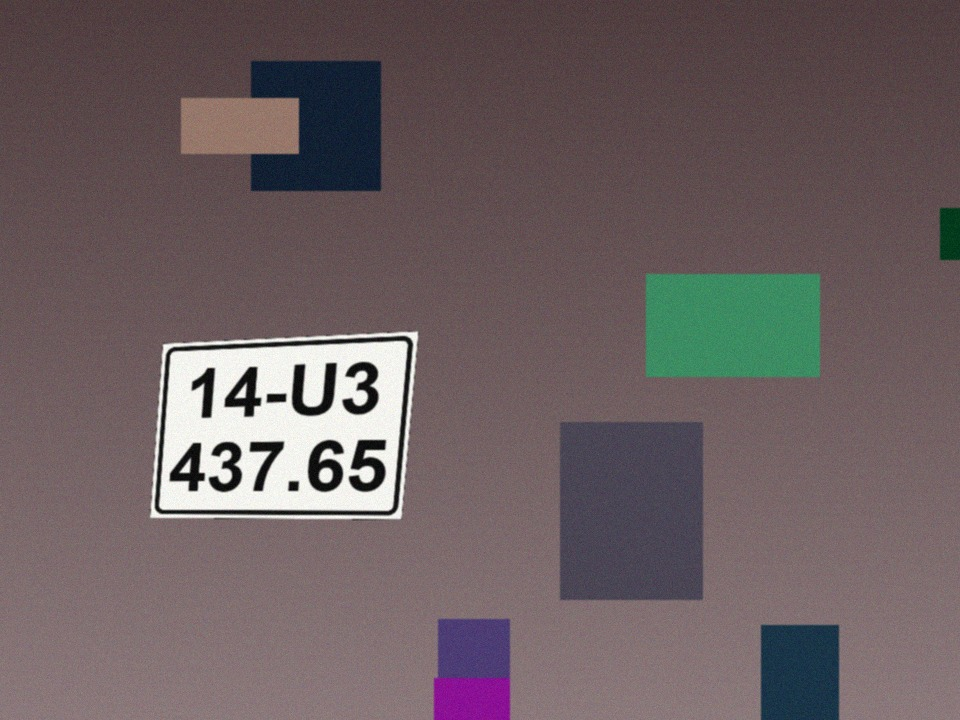
#> input picture samples/14U3_43765.jpg, 960 x 720 px
$ python -i preprocess.py   (imports and definitions only)
#> lines starting #> are read from the running program, lines starting #| are printed output that depends on the picture; after the words box and inside, x2 and y2 are one past the last pixel; in counts of white or black regions, pixels touching at a corner belong together
#> further down, picture is the input picture: shape (720, 960, 3); mean B, G, R 96.7, 94.8, 107.9
"""Bước 1 - Tiền xử lý ảnh đầu vào.

Chuỗi xử lý:
    ảnh màu -> ảnh xám -> tăng tương phản cục bộ (CLAHE) -> lọc song phương (bilateral)
            -> phát hiện biên Canny -> phép đóng hình thái học (nối các đoạn biên đứt)
            -> (song song) ngưỡng Otsu để tìm vùng sáng (nền biển số màu trắng)
"""

import cv2


def preprocess(img_bgr):
    gray = cv2.cvtColor(img_bgr, cv2.COLOR_BGR2GRAY)
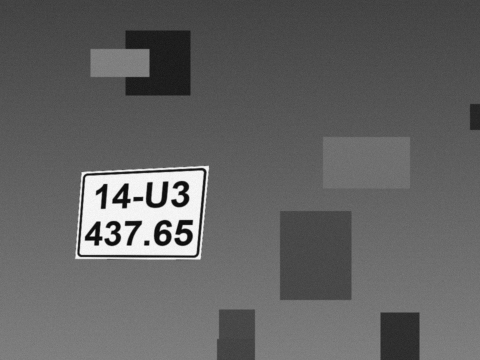
#> gray: shape (720, 960) (shown at 1/2 size); min 1, max 255, mean 98.9

    # CLAHE: cân bằng histogram thích nghi, giới hạn tương phản -> giảm ảnh hưởng của ánh sáng không đều
    clahe = cv2.createCLAHE(clipLimit=2.0, tileGridSize=(8, 8)).apply(gray)
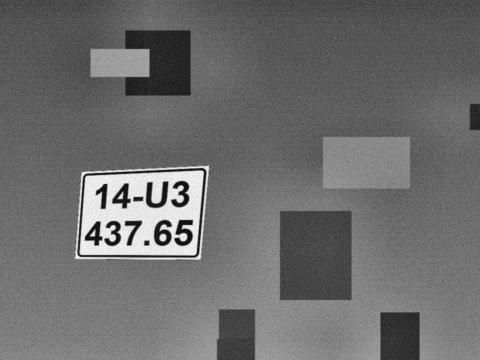
#> clahe: shape (720, 960) (shown at 1/2 size); min 1, max 255, mean 108.2

    # Lọc song phương: khử nhiễu nhưng vẫn giữ biên sắc nét (khác Gaussian làm nhoè biên)
    blur = cv2.bilateralFilter(clahe, d=11, sigmaColor=17, sigmaSpace=17)

    # Phát hiện biên Canny
    edges = cv2.Canny(blur, 30, 200)
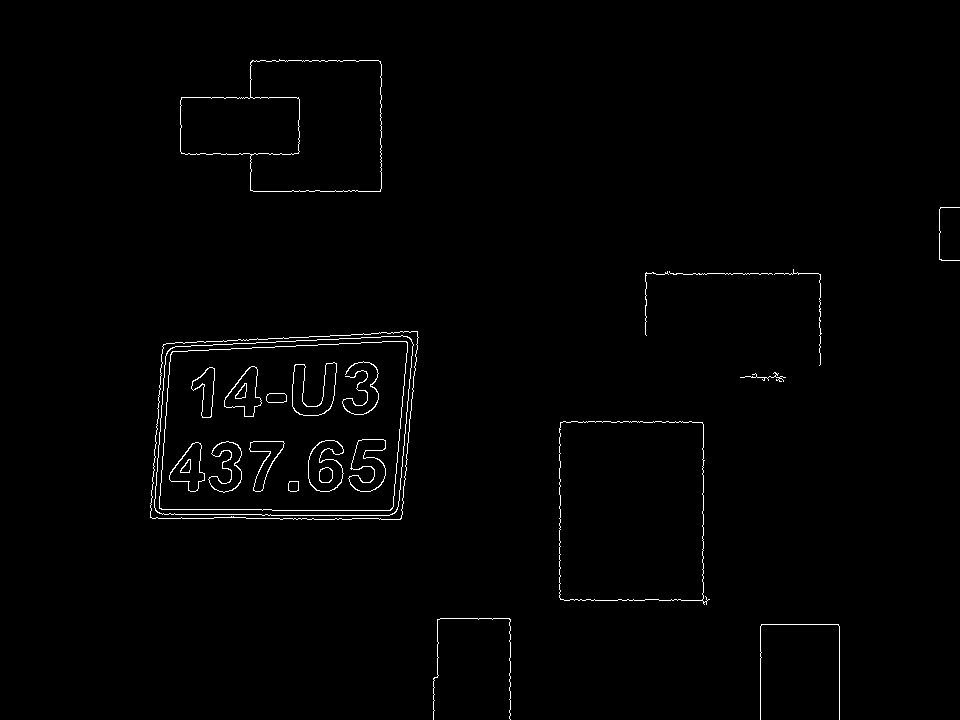
#> edges: shape (720, 960); 1% white in thin lines or dots, all inside (x1, y1, x2, y2) = (150, 59, 960, 720)

    # Phép đóng (dilate rồi erode) để nối các đoạn biên bị đứt của khung biển số
    kernel = cv2.getStructuringElement(cv2.MORPH_RECT, (3, 3))
    closed = cv2.morphologyEx(edges, cv2.MORPH_CLOSE, kernel, iterations=2)
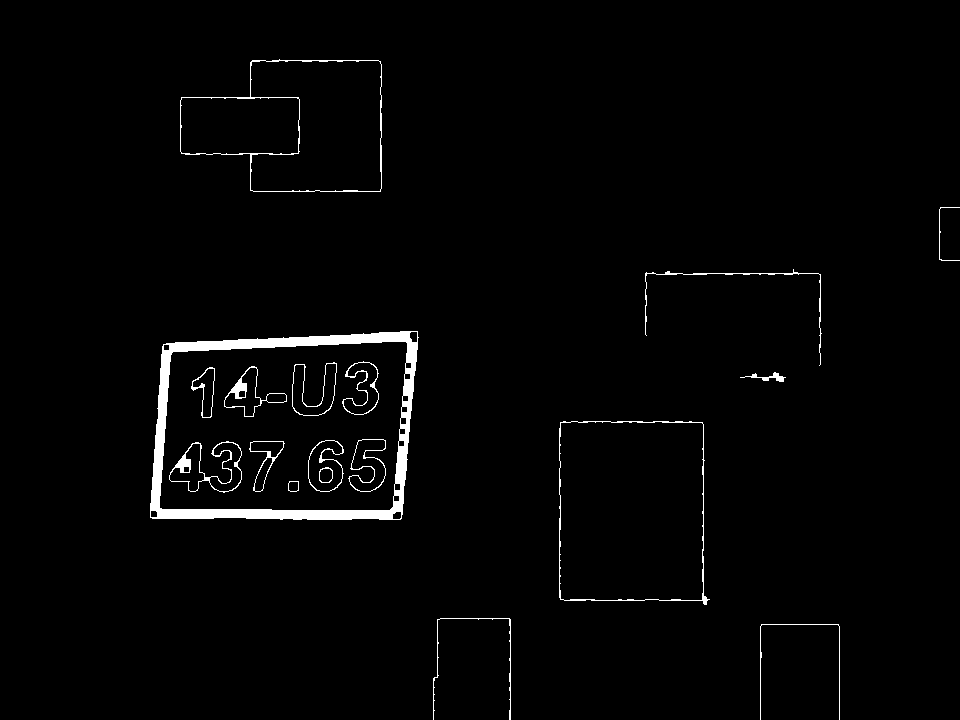
#> closed: shape (720, 960); 1.9% white; 18 white regions, largest, box (x1, y1, x2, y2) and area: (150, 331, 419, 520) 7739, (180, 59, 382, 192) 1017, (559, 421, 710, 605) 869

    # Vùng sáng: biển số xe máy VN thường nền trắng/vàng -> ngưỡng Otsu tách vùng sáng,
    # phép mở để tách vùng biển số khỏi các vùng sáng dính liền xung quanh
    _, bright = cv2.threshold(cv2.GaussianBlur(clahe, (5, 5), 0), 0, 255, cv2.THRESH_BINARY + cv2.THRESH_OTSU)
#> bright: shape (720, 960); 4.5% white; 39 white regions (34 under 20 px), largest, box (x1, y1, x2, y2) and area: (160, 342, 407, 510) 28096, (150, 332, 418, 519) 2803, (320, 468, 332, 482) 141, (237, 386, 246, 398) 58, (181, 461, 190, 472) 56
    bright = cv2.morphologyEx(bright, cv2.MORPH_OPEN, cv2.getStructuringElement(cv2.MORPH_RECT, (5, 5)))
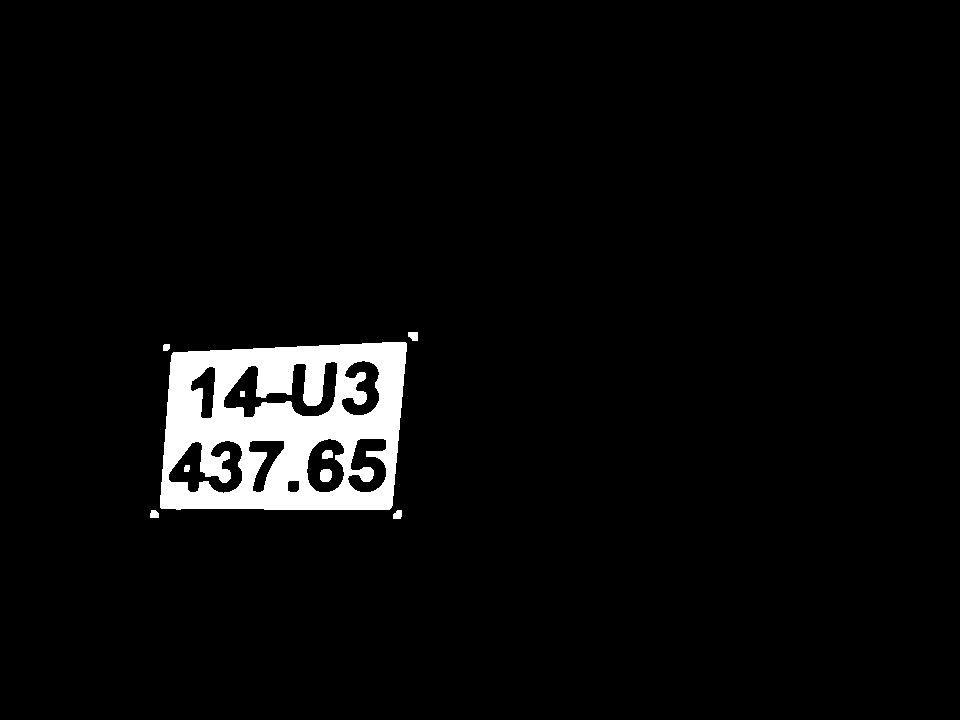
#> bright: shape (720, 960); 4.1% white; 9 white regions, largest, box (x1, y1, x2, y2) and area: (160, 342, 407, 510) 27893, (320, 469, 332, 482) 138, (322, 450, 333, 459) 86

    # Ngưỡng thích nghi cục bộ: phát hiện biển số trong bóng râm hoặc chênh sáng phức tạp
    adapt = cv2.adaptiveThreshold(blur, 255, cv2.ADAPTIVE_THRESH_GAUSSIAN_C, cv2.THRESH_BINARY, 51, -10)
#> adapt: shape (720, 960); 7.5% white; 2339 white regions (2315 under 20 px), largest, box (x1, y1, x2, y2) and area: (159, 341, 408, 511) 26593, (150, 331, 418, 520) 3596, (241, 48, 393, 203) 3212
    adapt = cv2.morphologyEx(adapt, cv2.MORPH_OPEN, cv2.getStructuringElement(cv2.MORPH_RECT, (3, 3)))
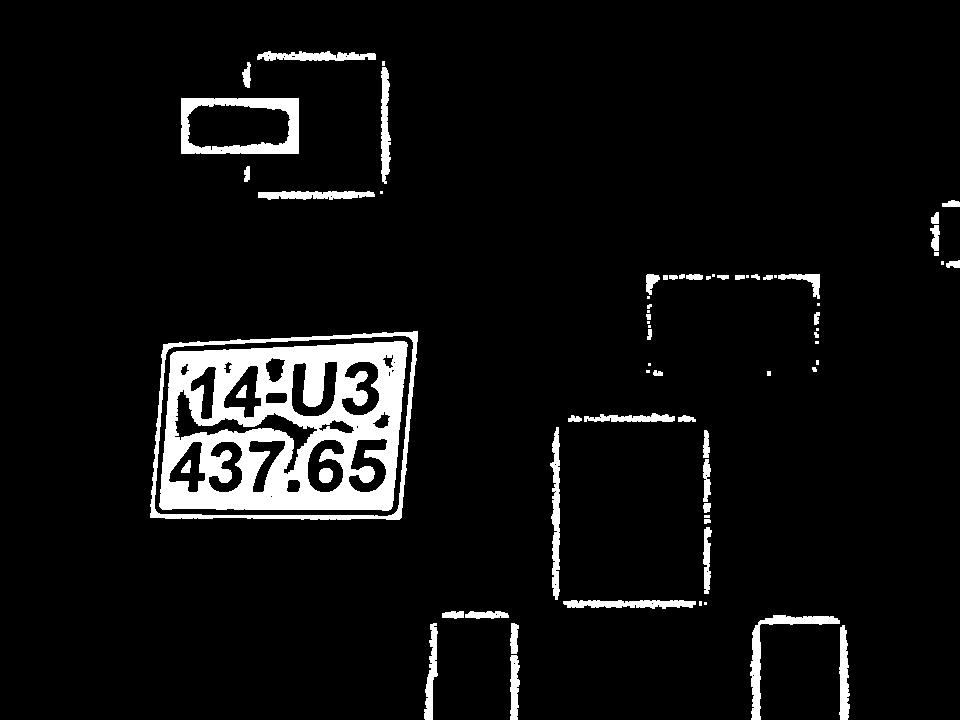
#> adapt: shape (720, 960); 6.5% white; 71 white regions (21 under 20 px), largest, box (x1, y1, x2, y2) and area: (159, 341, 408, 511) 25983, (150, 331, 418, 520) 3556, (181, 98, 299, 154) 2870

    return {
        "gray": gray,
        "clahe": clahe,
        "blur": blur,
        "edges": edges,
        "closed": closed,
        "bright": bright,
        "adapt": adapt,
    }

>>> import cv2
>>> picture = cv2.imread('../samples/14U3_43765.jpg')
>>> result = preprocess(picture)
#> result = 7 items

$ run again, on samples/17U7_56828.jpg
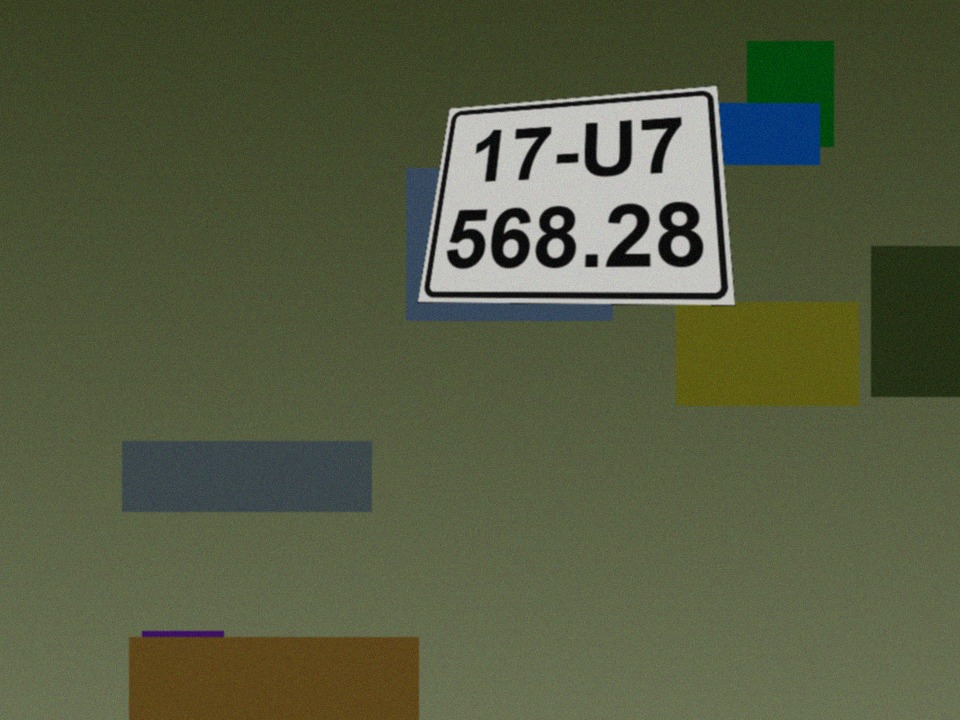
#> input picture samples/17U7_56828.jpg, 960 x 720 px
#> picture is the input picture: shape (720, 960, 3); mean B, G, R 65.5, 91.7, 85.4
#> in preprocess, `edges = cv2.Canny(blur, 30, 200)`:
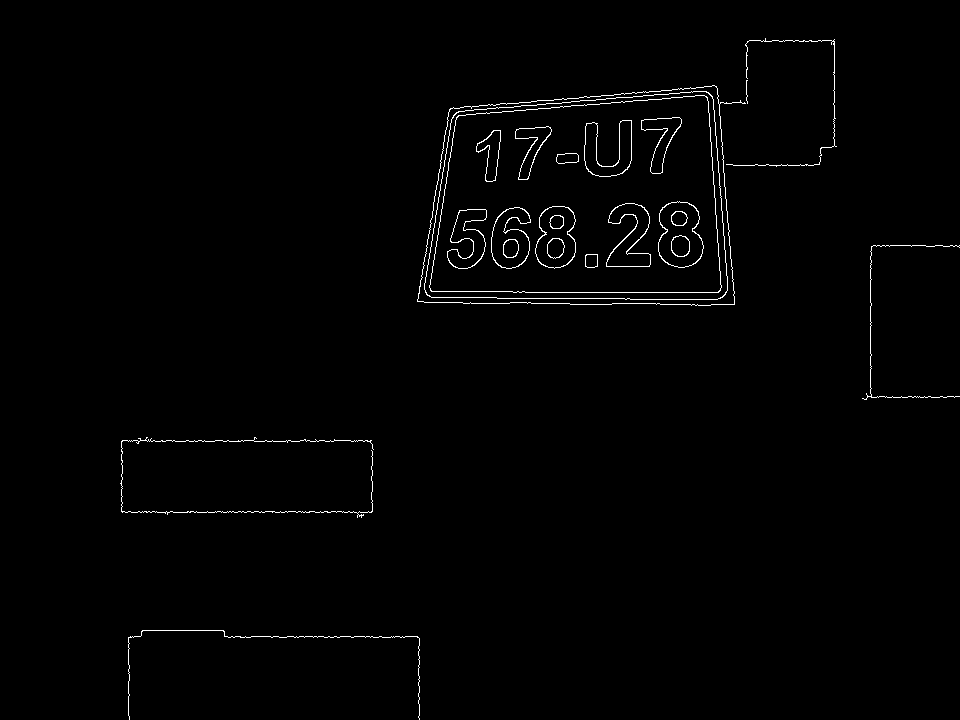
#> edges: shape (720, 960); 1.1% white in thin lines or dots, all inside (x1, y1, x2, y2) = (120, 38, 960, 720)
#> closed: shape (720, 960); 1.8% white; 20 white regions, largest, box (x1, y1, x2, y2) and area: (417, 38, 837, 306) 7892, (120, 437, 374, 518) 1000, (128, 630, 420, 720) 590
#> in preprocess, `adapt = cv2.morphologyEx(adapt, cv2.MORPH_OPEN, cv2.getStructuringElem..`:
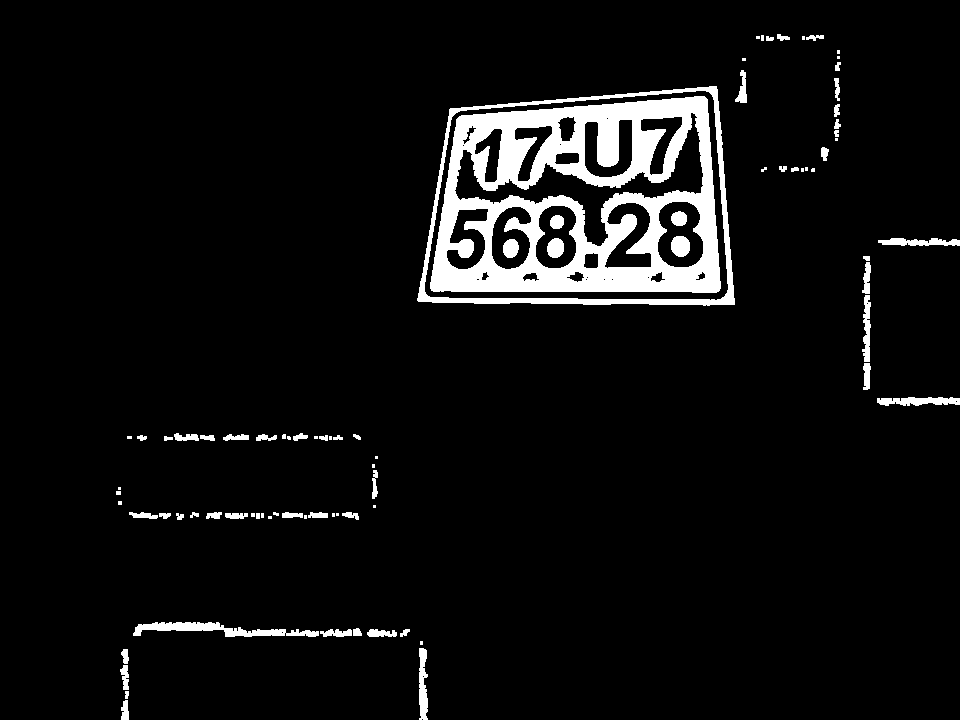
#> adapt: shape (720, 960); 6.2% white; 86 white regions (29 under 20 px), largest, box (x1, y1, x2, y2) and area: (430, 96, 721, 293) 29942, (417, 86, 735, 306) 4787, (133, 622, 319, 637) 1297
#> result = 7 items

$ run again, on samples/23U3_0992.jpg
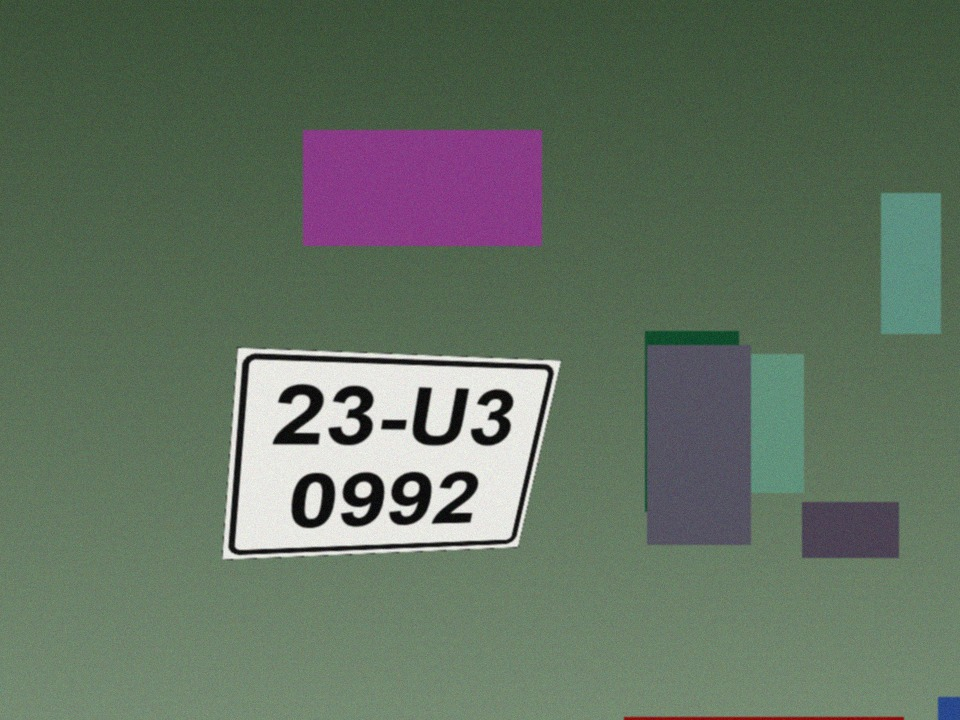
#> input picture samples/23U3_0992.jpg, 960 x 720 px
#> picture is the input picture: shape (720, 960, 3); mean B, G, R 96.6, 112.8, 98
#> in preprocess, `edges = cv2.Canny(blur, 30, 200)`:
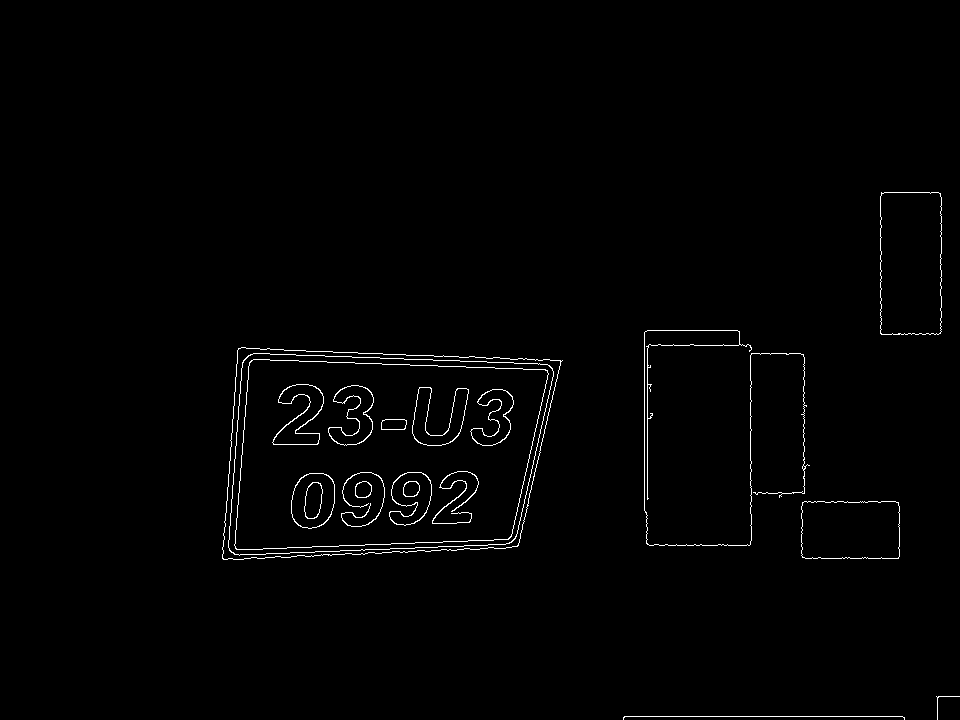
#> edges: shape (720, 960); 1.1% white in thin lines or dots, all inside (x1, y1, x2, y2) = (222, 192, 960, 720)
#> closed: shape (720, 960); 2% white; 18 white regions, largest, box (x1, y1, x2, y2) and area: (222, 347, 563, 560) 8053, (644, 330, 810, 546) 1765, (880, 192, 942, 335) 555
#> in preprocess, `adapt = cv2.morphologyEx(adapt, cv2.MORPH_OPEN, cv2.getStructuringElem..`:
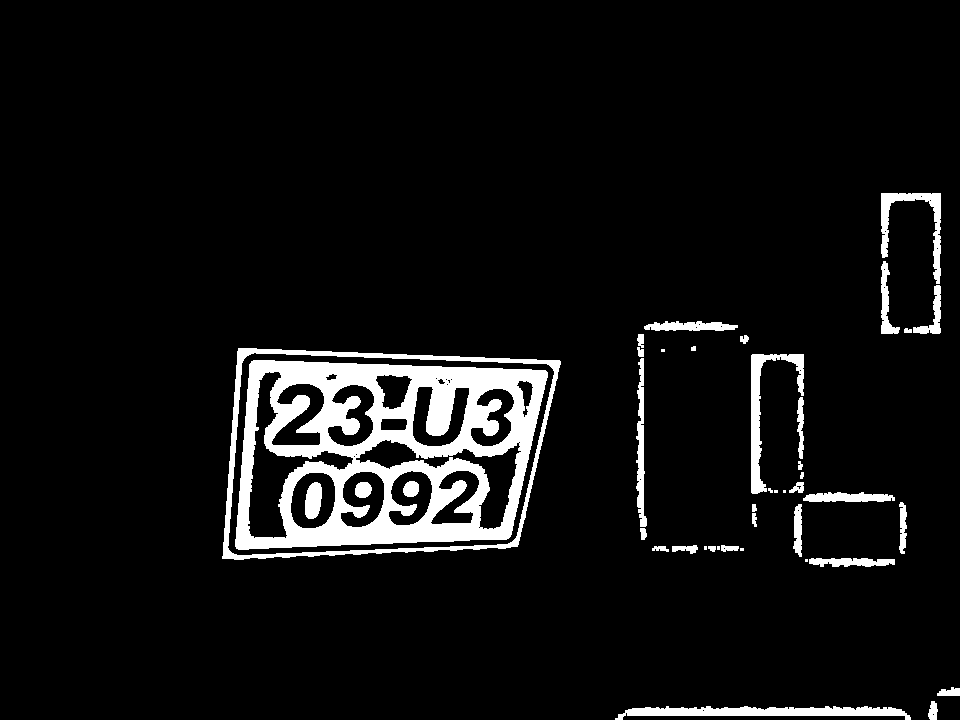
#> adapt: shape (720, 960); 6.9% white; 42 white regions (8 under 20 px), largest, box (x1, y1, x2, y2) and area: (235, 360, 548, 550) 29882, (222, 348, 561, 560) 4689, (615, 706, 911, 720) 2384
#> result = 7 items
